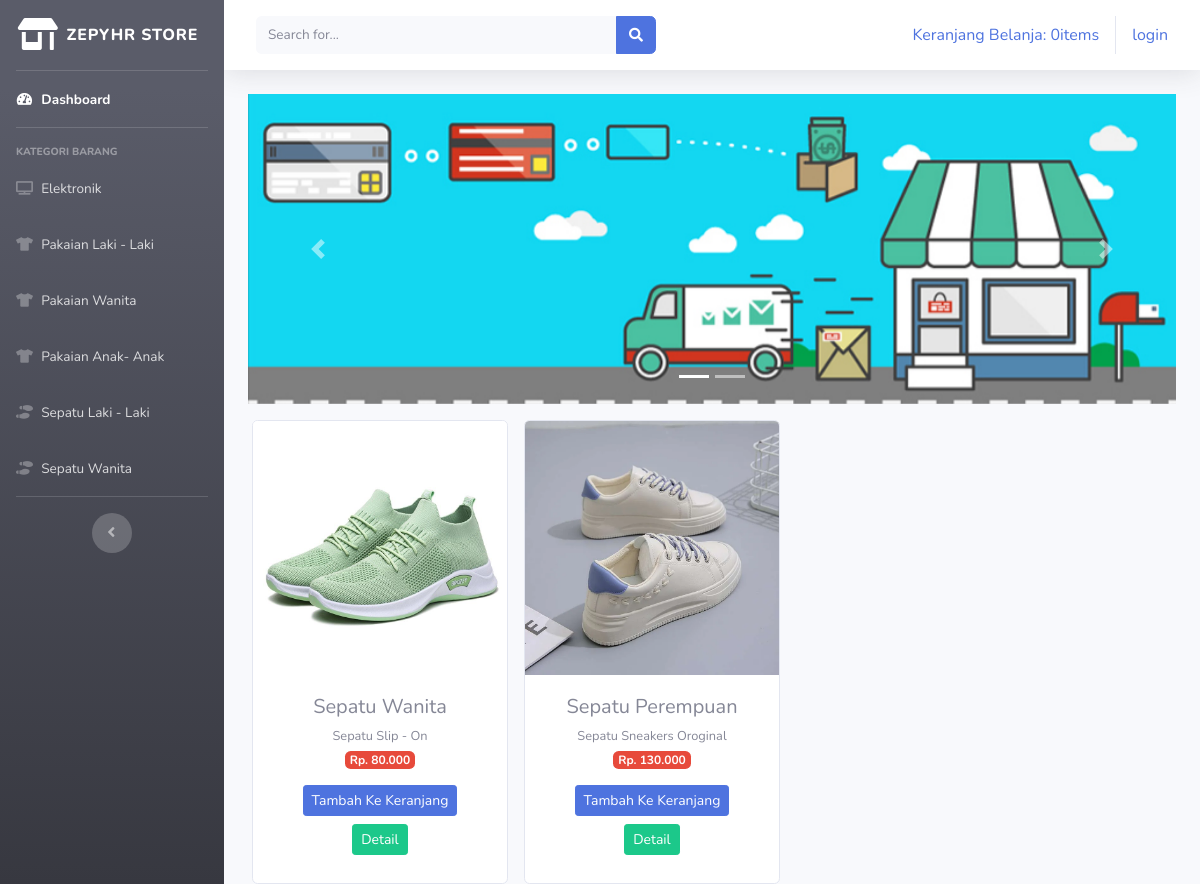
The page /toko_online/index.php/kategori/sepatu_wanita on the database its author committed.
### tables this page shows
CREATE TABLE `tb_barang` (
  `id_barang` int(11) NOT NULL,
  `nama_barang` varchar(120) NOT NULL,
  `keterangan` varchar(350) NOT NULL,
  `kategori` varchar(70) NOT NULL,
  `harga` int(11) NOT NULL,
  `stok` int(4) NOT NULL,
  `gambar` text NOT NULL
);

### toko_online/application/controllers/kategori.php (called while the page is built, shortened)
<?php
class kategori extends CI_Controller{
    public function sepatu_wanita()
    {
        $data['sepatu_wanita'] = $this->model_kategori->data_sepatu_wanita()->result();
        $this->load->view('template/header');
        $this->load->view('template/sidebar');
        $this->load->view('sepatu_wanita', $data);
        $this->load->view('template/footer');
    }
}

### toko_online/index.php (called while the page is built, shortened)
<?php
require_once BASEPATH.'core/CodeIgniter.php';

### toko_online/application/models/model_kategori.php (called while the page is built, shortened)
<?php
class model_kategori extends CI_Model{
    public function data_sepatu_wanita()
    {
       return $this->db->get_where("tb_barang", array('kategori'=>'sepatu wanita'));
    }
}

### toko_online/application/views/sepatu_wanita.php (the view, shortened to what this page needs)
<div class="container-fluid">
  <div id="carouselExampleIndicators" class="carousel slide" data-ride="carousel">
    <ol class="carousel-indicators">
      <li data-target="#carouselExampleIndicators" data-slide-to="0" class="active"></li>
      <li data-target="#carouselExampleIndicators" data-slide-to="1"></li>
    </ol>
  <div class="carousel-inner">
    <div class="carousel-item active">
      <img class="d-block w-100" src="<?php echo base_url('assets/img/slider1.jpg') ?>" alt="First slide">
    </div>
  </div>
    <a class="carousel-control-prev" href="#carouselExampleIndicators" role="button" data-slide="prev">
    <span class="carousel-control-prev-icon" aria-hidden="true"></span>
  </a>
  <a class="carousel-control-next" href="#carouselExampleIndicators" role="button" data-slide="next">
    <span class="carousel-control-next-icon" aria-hidden="true"></span>
  </a>
</div>
    <div class="row text-center mt-3">
        <?php foreach ($sepatu_wanita as $brg) : ?>
        <div class="card ml-3" style="width: 16rem;">
            <img src="<?php echo base_url().'/uploads/'. $brg->gambar?>" class="card-img-top"  alt="...">
            <div class="card-body">
                <h5 class="card-title mb-1"><?php echo $brg->nama_barang?></h5>
                <small><?php echo $brg->keterangan?></small> <br>
                <span class="badge badge-danger mb-3">Rp. <?php echo number_format($brg->harga, 0,',','.')?></span>
                <?php echo anchor('dashboard/tambah_ke_keranjang/'.$brg->id_barang,
                  '<div class="btn btn-sm btn-primary mb-2">Tambah Ke Keranjang</div>')?>
                <?php echo anchor('dashboard/detail/'.$brg->id_barang,
                  '<div class="btn btn-sm btn-success mb-2">Detail</div>')?>
            </div>
        </div>
        <?php endforeach; ?>
    </div>
</div>

### rows shown on the page
tb_barang: gambar (picture), nama_barang "Sepatu Wanita", keterangan "Sepatu Slip - On", harga "80.000", id_barang "Tambah Ke Keranjang", id_barang "Detail"
tb_barang: gambar (picture), nama_barang "Sepatu Perempuan", keterangan "Sepatu Sneakers Oroginal", harga "130.000", id_barang "Tambah Ke Keranjang", id_barang "Detail"

### other values the page prints
anchor('dashboard/detail_keranjang',$keranjang ) "Keranjang Belanja: 0items"
anchor('auth/login','login') "login"
